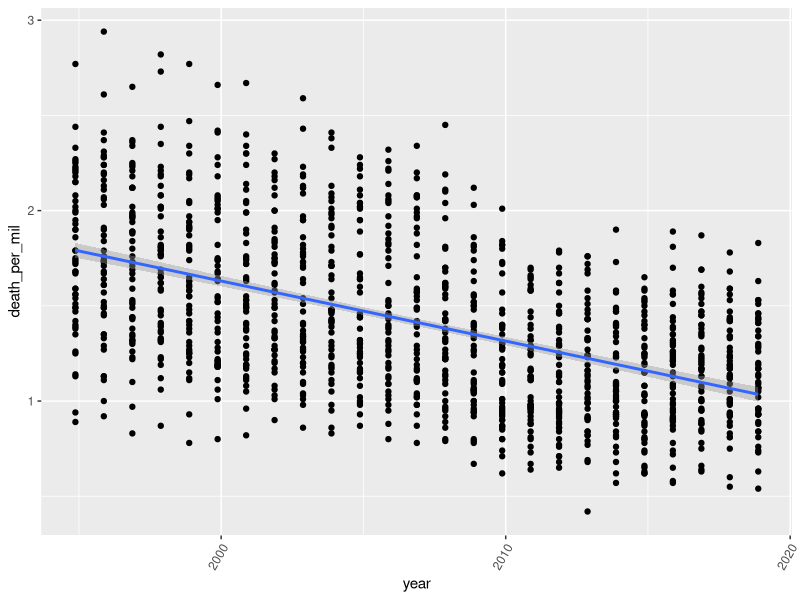

Write the R code that produced this figure.
## ---- chunk 1
library(tidyverse)
library(ggplot2)
library(stringr)

raw_df <- read.csv("traffic_data.csv")

cleaned_df <- raw_df %>% 
  rename_at(vars(ends_with('.1')), ~ str_replace(., '.1$', '_per_mil')) %>% 
  rename_at(vars(starts_with('X')), ~ str_remove(.,'X'))

per_mil_df <- cleaned_df %>% 
  select("State", ends_with("_per_mil"))

total_df <- cleaned_df %>% 
  select("State", !ends_with("_per_mil"), -Difference..1994....2018)

long_per_mil <- per_mil_df %>% 
  rename_at(vars(ends_with('_per_mil')), ~ str_remove(.,'_per_mil')) %>% 
  gather(key = "year", value = "death_per_mil",c(-State)) %>% 
  mutate(year = as.Date(year, format = "%Y"))

long_per_mil %>% 
  ggplot(aes(x=year,y=death_per_mil)) +
  geom_point() +
  theme(axis.text.x = element_text(angle=60,hjust=1)) +
  geom_smooth(method = "lm")
